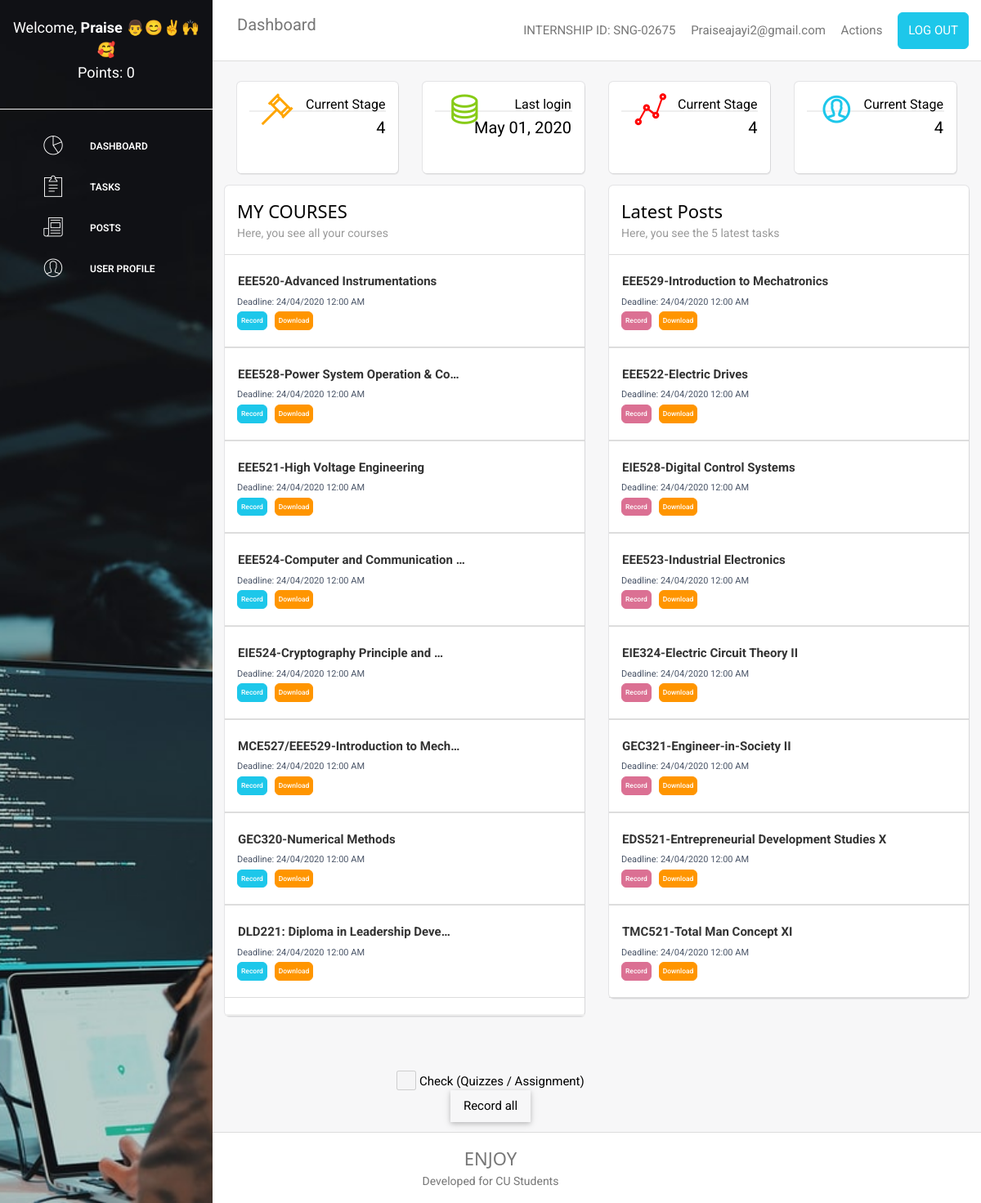
/student (signed in), run on an earlier commit of the app's database.
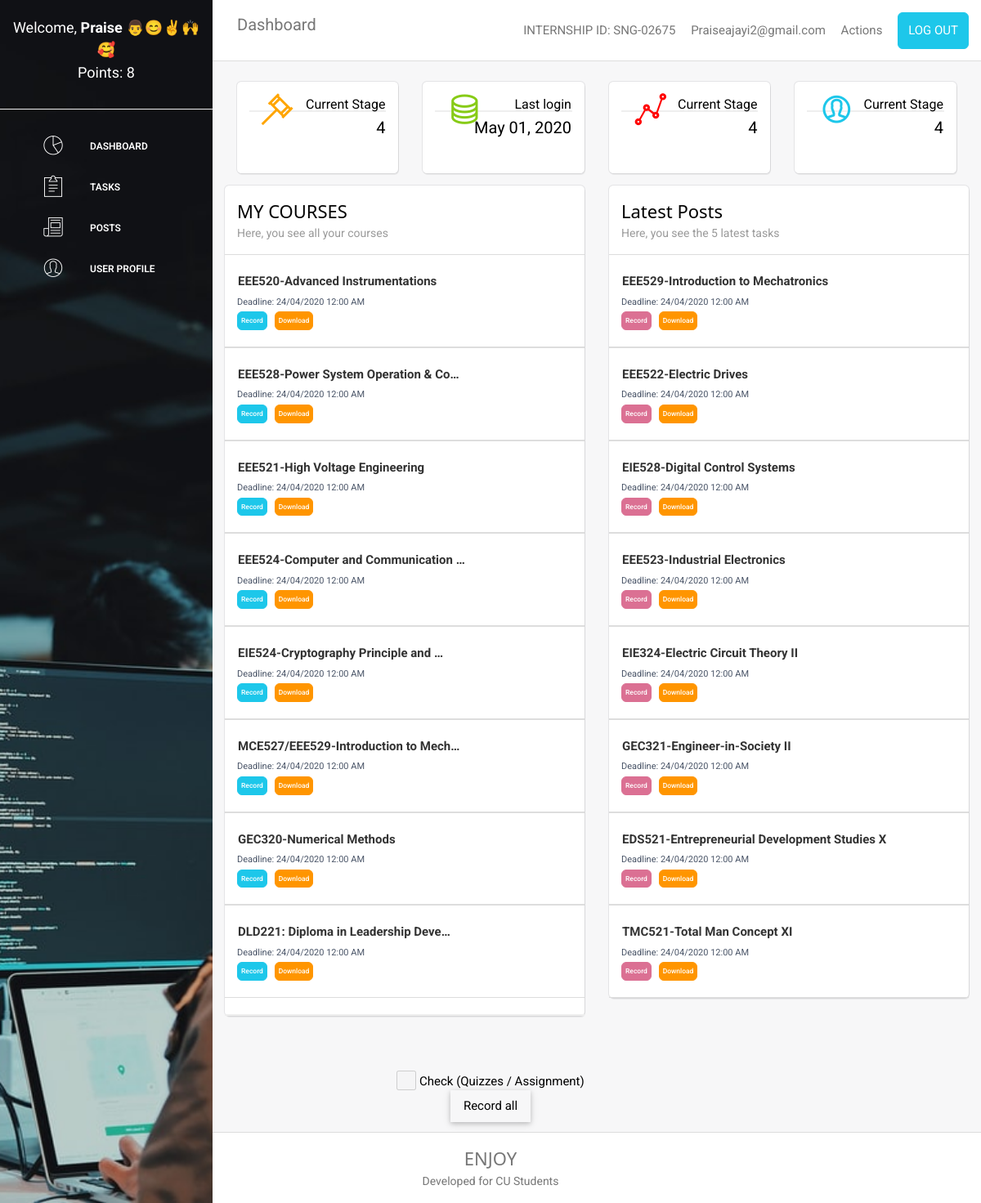
And on a later commit of the database.
### scraper/models.py (models this page shows, shortened)
class User(AbstractUser):
    username = models.CharField(max_length=20, unique=False)
    email = models.EmailField(_('email address'), unique=True)
    USERNAME_FIELD = 'email'
    REQUIRED_FIELDS = ["username"]
    objects = CustomUserManager()

class UserProfile(models.Model):
    BASIC = 'BC'
    BIG_BOSS = 'BB'
    NONE = "NN"
    CHOICE_PLAN = [(BASIC, "BASIC"), (BIG_BOSS, "BIG BOSS"), (NONE,"NONE")]
    user = models.OneToOneField(User, on_delete=models.CASCADE)
    points = models.IntegerField(default=1)
    paid = models.BooleanField(default=False)
    plan = models.CharField(max_length=2, choices=CHOICE_PLAN, default=NONE)

class Course(models.Model):
    user = models.ForeignKey(User, on_delete=models.CASCADE)
    course_name = models.CharField(max_length=80)
    course_url = models.URLField(max_length=1500)
    refresh_time = models.DateTimeField(default=timezone.now)
    def __str__(self):
        return "{}".format(self.course_name)

### scraper/views.py (the view)
# urls.py: path("student", views.student, name="student"),
@login_required()
def student(request):
    user = request.user
    if request.POST:
        form = MoodleDetailsForm(request.POST)
        if form.is_valid():
            username = form.cleaned_data["matric_num"]
            password = form.cleaned_data["password"]
            context = {}
            try:
                MoodleDetails.objects.get(user=user)
            except MoodleDetails.DoesNotExist:
                MoodleDetails.objects.create(user=user, username=username, password=password)
                person, error = create_session(request)
                if "invalid" in error:
                    print(f"Invalid login : {error}" )
                    context["error"] = error
                    return render(request, "scraper/student.html", context)
                details = person.get_course_links()
                for index in range(0, len(details), 2):
                    Course.objects.create(user=user, course_name=details[index+1], course_url=details[index])
    else:
        form = MoodleDetailsForm()
    user_courses = Course.objects.filter(user=user)
    user_course_one = [course for course in user_courses[::2]]
    print(user_course_one)
    user_course_two = [course for course in user_courses[1::2]]
    last_login = user.last_login
    last_login = last_login.strftime("%b %d, %Y")
    print(last_login)
    context = {
        "course_one":user_course_one,
        "course_two":user_course_two,
        "user": user,
        "form":form,
        "last_login":last_login,
    }
    return render(request, "scraper/student.html", context)

### scraper/forms.py
class MoodleDetailsForm(forms.ModelForm):
    matric_num = forms.CharField(widget=forms.TextInput(attrs={'class': "w3-input w3-border w3-margin-bottom w3-round", "placeholder":"Matric Number"}))
    password = forms.CharField(widget=forms.PasswordInput(attrs={"class":"w3-input w3-border w3-round","placeholder":"Password"}))
    class Meta:
        model = MoodleDetails
        fields = ("matric_num", "password")

### templates/scraper/student.html (shortened to what this page needs)
{%extends "base.html"%}
{%load static%}
{%block content%}
<body>
    <div class="sidenav" id="sidenav">
        <div class="sidehead" id="sidehead1" style="color:white; text-align:center; padding:10px 15px;font-size:18px">
            <span>Welcome, <strong>{{user.username}} 👨😊✌🙌🥰</strong></span><br>
            <p>Points: {%if user.userprofile.paid %} Unlimited {%else %} {{user.userprofile.points}}{%endif%}</p>
        </div>
        <hr>
        <div class="sidehead" id="sidehead2">
            <ul>
                <li><a href="#" style="padding:10px 15px"><i class="pe-7s-graph"></i> DASHBOARD</a></li>
                <li><a href="#" style="padding:10px 15px"><i class="pe-7s-note2"></i>TASKS</a></li>
                <li><a href="#" style="padding:10px 15px"><i class="pe-7s-news-paper"></i>POSTS</a></li>
                <li><a href="#" style="padding:10px 15px"><i class="pe-7s-user"></i>USER PROFILE</a></li>
            </ul>
        </div>
    </div>
    <div class="main" id="main">
        <div class="navbar">
            <div class="row navelem">
                <div class="navtext quarter">Dashboard</div>
                <div class="othnav rest">
                    <ul style="margin:0; float: right;">
                        <li>INTERNSHIP ID: SNG-02675</li>
                        <li>Praiseajayi2@gmail.com</li>
                        <li>Actions </li>
                        <li><button class="btn blue" type="submit">LOG OUT</button> </li>
                    </ul>
                </div>
            </div>
        </div>
        <div class="mainblrbs">
            <div class="details row">
                <div class="row">
                    <div class="quarter">
                        <div class="blurbs pd15">
                            <div class="row" style="padding-bottom: 25px;">
                                <div class="md12">
                                    <div class="icon quarter"><i class="pe-7s-hammer"
                                            style="color:orange; font-size: 40px; font-weight: 700;"></i></div>
                                    <div class="blb-text rest">
                                        <p style="font-size: 16px;">Current Stage</p>
                                        <p class="blurb-num">4</p>
                                    </div>
                                </div>
                                <hr>
                            </div>
                        </div>
                    </div>
                    <div class="quarter">
                        <div class="blurbs pd15">
                            <div class="row" style="padding-bottom: 25px;">
                                <div class="md12">
                                    <div class="icon quarter"><i class="pe-7s-server"
                                            style="color:#87cb16!important; font-size: 40px; font-weight: 700;"></i>
                                    </div>
                                    <div class="blb-text rest">
                                        <p style="font-size: 16px;">Last login</p>
                                        <p class="blurb-num">{{last_login}}</p>
                                    </div>
                                </div>
                                <hr>
                            </div>
                        </div>
                    </div>
                    <div class="quarter">
                        <div class="blurbs pd15">
                            <div class="row" style="padding-bottom: 25px;">
                                <div class="md12">
                                    <div class="icon quarter"><i class="pe-7s-graph1"
                                            style="color:red; font-size: 40px; font-weight: 700;"></i></div>
                                    <div class="blb-text rest">
                                        <p style="font-size: 16px;">Current Stage</p>
                                        <p class="blurb-num">4</p>
                                    </div>
                                </div>
                                <hr>
                            </div>
                        </div>
                    </div>
                    <div class="quarter">
                        <div class="blurbs pd15">
                            <div class="row" style="padding-bottom: 25px;">
                                <div class="md12">
                                    <div class="icon quarter"><i class="pe-7s-user"
                                            style="color:#1dc7ea!important; font-size: 40px; font-weight: 700;"></i>
                                    </div>
                                    <div class="blb-text rest">
                                        <p style="font-size: 16px;">Current Stage</p>
                                        <p class="blurb-num">4</p>
                                    </div>
                                </div>
                                <hr>
                            </div>
                        </div>
                    </div>
                </div>
            </div>
            </div>
            <div class="pstsk row">
                <div class="row">
                    <div class="half pd-l20">
                        <div class="blurbs">
                            <div class="header pd15">
                                <h4 style="font-weight: 300;">MY COURSES</h4>
                                <p style="font-size: 14px;">Here, you see all your courses</p>
                            </div>
                            <div class="tasklist">
                                <ul>
                                    {%for course in course_one%}
                                    <li>
                                        <div class="listitem">
                                            <p id="{{forloop.counter}}" style="font-size: 1em;">
                                                <a href="{{course.course_url}}"><strong>{{course.course_name |truncatechars:35}}</strong>
                                                </a></p>
                                            <small>Deadline: 24/04/2020 12:00 AM</small>
                                            <div>
                                                <button class="blue badges recBtn" type="button"
                                                    id="{{course.id}}">Record</button>
                                                <button class=" orange badges"
                                                    onclick="location.href='{%url 'download' course.id %}';"
                                                    type="button">Download</button>
                                            </div>
                                        </div>
                                    </li>
                                    {%endfor%}
                                </ul>
                            </div>
                            <hr>
                        </div>
                    </div>
                    <div class="half pd-l20">
                        <div class="blurbs ">
                            <div class="header pd15">
                                <h4 style="font-weight: 300;">Latest Posts</h4>
                                <p style="font-size: 14px;">Here, you see the 5 latest tasks</p>
                            </div>
                            <div class="tasklist">
                                <ul>
                                    {%for course in course_two%}
                                    <li>
                                        <div class="listitem">
                                            <p id="{{forloop.counter}}" style="font-size: 1em;">
                                                <a href="{{course.course_url}}"><strong>{{course.course_name |truncatechars:45}}</strong>
                                                </a></p>
                                            <small class="d">Deadline: 24/04/2020 12:00 AM</small>
                                            <div>
                                                <button class="closed badges recBtn" id="{{course.id}}"
                                                    type="button">Record</button>
                                                <button class="orange badges"
                                                    onclick="location.href='{%url 'one_course' course.id %}';"
                                                    type="button">Download</button>
                                            </div>
                                        </div>
                                    </li>
                                    {%endfor%}
                                </ul>
                            </div>
                        </div>
                    </div>
                </div>
            </div>
        </div>
        <button class="closed badges" id="22" type="button">Record</button>
        {%if course_one or course_two %}
        <div class="w3-center  w3-margin-top">
            <form action="{% url 'all_course'%}" method="POST">
                <input type="checkbox" id="1" disabled name="check-quiz" class="w3-check"> Check (Quizzes /
                Assignment)<br>
                <button class="w3-button w3-card" type="button">Record
                    all</button>
            </form>
        </div>
        {%endif%}
        <div class="footer">
            <h4>ENJOY</h4>
            <p>Developed for CU Students</a></p>
        </div>
</body>
{%endblock content%}

### templates/base.html (shortened to what this page needs)
{%load static%}
<!DOCTYPE html>
<html>
<head>
    <link rel="stylesheet" type="text/css" href="{% static 'css/w3.css'%}">
    <link rel="stylesheet" type="text/css" href="{% static 'css/style.css'%}">
    <link rel="stylesheet" href="{%static 'fonts/pe-icon-7-stroke/css/pe-icon-7-stroke.css'%}">
</head>
<body>
    {%block content%} {%endblock content%}
</body>
</html>

### scraper/static/css/w3.css (style rules this page uses)
*,*:before,*:after { box-sizing:inherit }
html { -ms-text-size-adjust:100%;-webkit-text-size-adjust:100% }
body { margin:0 }
a { background-color:transparent }
b,strong { font-weight:bolder }
small { font-size:80% }
hr { box-sizing:content-box;height:0;overflow:visible }
button,input,select,textarea,optgroup { font:inherit;margin:0 }
button,input { overflow:visible }
button,select { text-transform:none }
button,[type=button],[type=reset],[type=submit] { -webkit-appearance:button }
[type=checkbox],[type=radio] { padding:0 }
html,body { font-family:Verdana,sans-serif;font-size:15px;line-height:1.5 }
html { overflow-x:hidden }
h4 { font-size:20px }
h1,h2,h3,h4,h5,h6 { font-family:"Segoe UI",Arial,sans-serif;font-weight:400;margin:10px 0 }
hr { border:0;border-top:1px solid #eee;margin:20px 0 }
a { color:inherit }
.w3-btn,.w3-button { border:none;display:inline-block;padding:8px 16px;vertical-align:middle;overflow:hidden;text-decoration:none;color:inherit;background-color:inherit;text-align:center;cursor:pointer;white-space:nowrap }
.w3-btn,.w3-button { -webkit-touch-callout:none;-webkit-user-select:none;-khtml-user-select:none;-moz-user-select:none;-ms-user-select:none;user-select:none }
.w3-check,.w3-radio { width:24px;height:24px;position:relative;top:6px }
.w3-main,#main { transition:margin-left .4s }
.w3-card,.w3-card-2 { box-shadow:0 2px 5px 0 rgba(0,0,0,0.16),0 2px 10px 0 rgba(0,0,0,0.12) }
.w3-center { text-align:center!important }
.w3-margin-top { margin-top:16px!important }

What changed in the data, as far as the page shows it:
changed User "Praise": userprofile.points "0" → "8"
